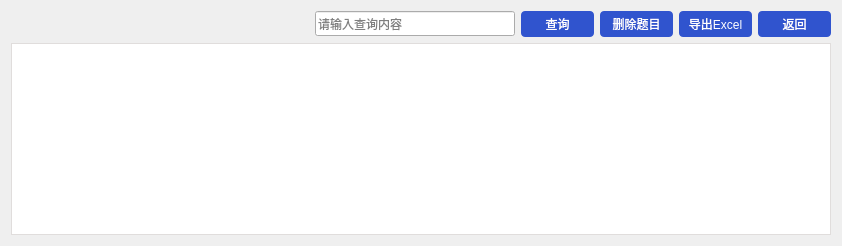
     <widget class="QWidget" name="page_5">
      <layout class="QGridLayout" name="gridLayout">
       <item row="0" column="0">
        <spacer name="horizontalSpacer_6">
         <property name="orientation">
          <enum>Qt::Horizontal</enum>
         </property>
         <property name="sizeHint" stdset="0">
          <size>
           <width>298</width>
           <height>20</height>
          </size>
         </property>
        </spacer>
       </item>
       <item row="0" column="1">
        <widget class="QLineEdit" name="leSelect">
         <property name="minimumSize">
          <size>
           <width>200</width>
           <height>25</height>
          </size>
         </property>
         <property name="styleSheet">
          <string notr="true">QLineEdit{
font: 12pt &quot;黑体&quot;;
}</string>
         </property>
         <property name="text">
          <string/>
         </property>
         <property name="placeholderText">
          <string>请输入查询内容</string>
         </property>
        </widget>
       </item>
       <item row="0" column="3">
        <widget class="QPushButton" name="btnDeleteSelectModel">
         <property name="styleSheet">
          <string notr="true">QPushButton {
	background-color: #3054ce;
    padding: 4px;
    min-width: 65px;
    min-height: 12px;
	font: 10pt &quot;方正姚体&quot;;
    border-radius:4px;
    color:white;
}</string>
         </property>
         <property name="text">
          <string>删除题目</string>
         </property>
        </widget>
       </item>
       <item row="0" column="2">
        <widget class="QPushButton" name="btnSelectModel">
         <property name="minimumSize">
          <size>
           <width>73</width>
           <height>20</height>
          </size>
         </property>
         <property name="styleSheet">
          <string notr="true">QPushButton {
	background-color: #3054ce;
    padding: 4px;
    min-width: 65px;
    min-height: 12px;
	font: 10pt &quot;方正姚体&quot;;
    border-radius:4px;
    color:white;
}</string>
         </property>
         <property name="text">
          <string>查询</string>
         </property>
        </widget>
       </item>
       <item row="0" column="4">
        <widget class="QPushButton" name="btnQuesExportExcel">
         <property name="styleSheet">
          <string notr="true">QPushButton {
	background-color: #3054ce;
    padding: 4px;
    min-width: 65px;
    min-height: 12px;
	font: 10pt &quot;方正姚体&quot;;
    border-radius:4px;
    color:white;
}</string>
         </property>
         <property name="text">
          <string>导出Excel</string>
         </property>
        </widget>
       </item>
       <item row="0" column="5">
        <widget class="QPushButton" name="btnGoBack">
         <property name="styleSheet">
          <string notr="true">QPushButton {
	background-color: #3054ce;
    padding: 4px;
    min-width: 65px;
    min-height: 12px;
	font: 10pt &quot;方正姚体&quot;;
    border-radius:4px;
    color:white;
}</string>
         </property>
         <property name="text">
          <string>返回</string>
         </property>
        </widget>
       </item>
       <item row="1" column="0" colspan="6">
        <widget class="QTableView" name="selecttableView">
         <property name="styleSheet">
          <string notr="true">QTableView , QTableWidget{
    selection-background-color:#44c767;
    background-color:white;
    border:1px solid #E0DDDC;
    gridline-color:lightgray;
}
QHeaderView::section{
    background-color:white;
    border:0px solid #E0DDDC;
    border-bottom:1px solid #E0DDDC;
    height:20px;
}
QTableView::QScrollBar:horizontal{
background:#FFFFFF;
padding-top:20px;
padding-bottom:20px;
padding-left:3px;
padding-right:3px;
border-left:1px solid #d7d7d7;
}
QTableView::QScrollBar::handle:vertical{
background:#dbdbdb;
border-radius:10px;
min-height:80px;
}
QTableView::QScrollBar::handle:vertical:hover{
background:#d0d0d0;
}
QTableView::QScrollBar::add-line:vertical{
background:url(:/images/resource/images/checkout/down.png) center no-repeat;
}
QTableView::QScrollBar::sub-line:vertical{
background:url(:/images/resource/images/checkout/up.png) center no-repeat;
}
</string>
         </property>
        </widget>
       </item>
      </layout>
     </widget>
